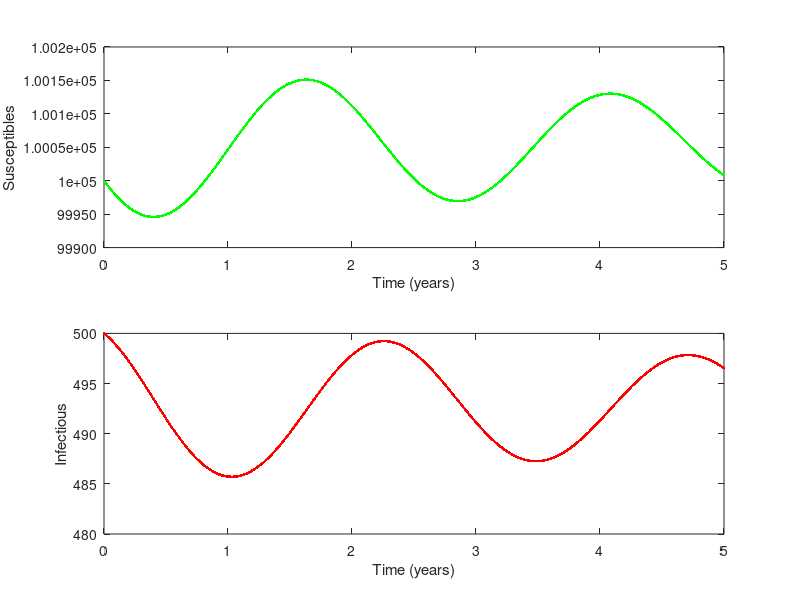

Source code (MATLAB):
function [t,X,Y] = Program_6_1(beta,noise,gamma,mu,X0,Y0,N0,Step,MaxTime)
%
% 
%
% Program_6_1( beta, noise, gamma, mu, X0, Y0, N0, Step, MaxTime)
%      This is the MATLAB version of program 6.1 from page 194 of 
% "Modeling Infectious Disease in humans and animals" 
% by Keeling & Rohani.
% 
% It is the SIR epidemic model with constant additive noise added to 
% the transmission rate.
% Given the difficulties in integrating the dynamics, the user is prompted
% for a integration time-step.
%
%

% Sets up default parameters if necessary.
if nargin == 0
   beta=1.0;
   noise=0;
   gamma=1/10.0;
   mu=1/(50*365.0);
   X0=1e5;
   Y0=500;
   N0=1e6;
   Step=1;
   MaxTime=5*365;
end

% Checks all the parameters are valid
if X0<=0 
    error('Initial number of susceptibles (%g) is less than or equal to zero',X0);
end

if Y0<=0 
    error('Initial number of infecteds (%g) is less than or equal to zero',Y0);
end

if N0<=0 
    error('Initial population size (%g) is less than or equal to zero',N0);
end

if beta<=0 
    error('Transmission rate beta0 (%g) is less than or equal to zero',beta0);
end

if noise<0 
    error('Noise level (%g) is less than zero',noise);
end
    
if gamma<=0 
    error('Recovery rate gamma (%g) is less than or equal to zero',gamma);
end

if mu<0 
    error('Birth / Death rate gamma (%g) is less than zero',mu);
end
    
if MaxTime<=0 
    error('Maximum run time (%g) is less than or equal to zero',MaxTime);
end

if Step<=0
    error('Integration time-step (%g) is less than or equal to zero',Step);
end
    
if X0+Y0>N0
    warning('Initial level of susceptibles+infecteds (%g+%g=%g) is greater than population size (%g)',X0,Y0,X0+Y0,N0);
end


X=X0; Y=Y0;

% The main iteration 

options = odeset('RelTol', 1e-5);
[t, pop]=Stoch_ODE([0 MaxTime],[X Y],options,[beta noise gamma mu Step N0]);

T=t/365; X=pop(:,1); Y=pop(:,2);

% plots the graphs with scaled colours
subplot(2,1,1)
h=plot(T,X,'.-g');
xlabel 'Time (years)';
ylabel 'Susceptibles'

subplot(2,1,2)
h=plot(T,Y,'.-r');
xlabel 'Time (years)';
ylabel 'Infectious'

% Do the integration of the differential equations with noise
% Here we fix the noise for eahow does a function end in matlabch step, but integrate that step using ode45
% This works, but it may be better to use Forward Euler, but this would
% need much shorter time steps.
function [T,P]=Stoch_ODE(Time,Initial,options,Parameters)

X=Initial(1); Y=Initial(2);
t=0; 
Step=Parameters(5); sqrtStep=sqrt(Step);
Noise=Parameters(2);

T=zeros(1+ceil(Time(2)/Step),1); 
P=zeros(1+ceil(Time(2)/Step),2); P(1,:)=[X Y]; loop=1;

while (t<Time(2) & Y>0 & X>0)
    Parameters(2)=Noise*randn(1)/sqrtStep;
    [tt,p]=ode45(@Diff_6_1,[t t+Step],[X Y],options,Parameters);
    t=tt(end); X=p(end,1); Y=p(end,2);
    loop=loop+1;
    T(loop)=t;
    P(loop,:)=[X Y];
end

T=T(1:loop); P=P(1:loop,:);

% Calculates the differential rates used in the integration.
function dPop=Diff_6_1(t,pop, parameter)

beta=parameter(1); noise=parameter(2); gamma=parameter(3); 
mu=parameter(4); N=parameter(6);

X=pop(1); Y=pop(2); 

dPop=zeros(2,1);

% dPop(1)= mu*N -beta*X*Y/N - noise - mu*Y;
dPop(1)= mu*N -beta*X*Y/N - noise - mu*X;
dPop(2)= beta*X*Y/N + noise- gamma*Y - mu*Y;
